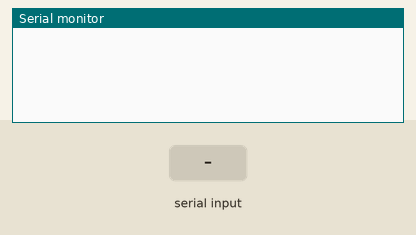
This sketch was run on a simulated Arduino Uno, built with avr-gcc and run on an emulated ATmega328P. Parts: the last lines printed to the serial monitor. The inputs (shaded band) are chosen by the test bench.

Above: at 1.2 s.
1.3 s: "1" received over the second serial link
At 2.5 s:
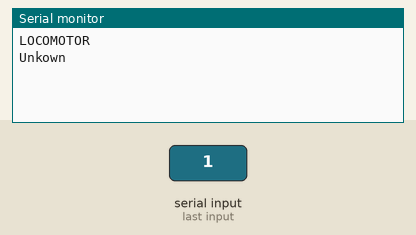
2.8 s: "2" received over the second serial link
At 4.0 s:
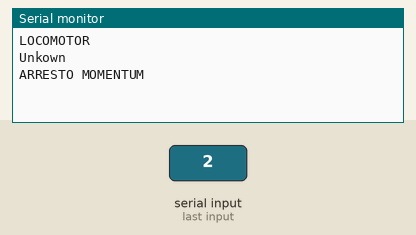
4.3 s: "3" received over the second serial link
At 5.4 s:
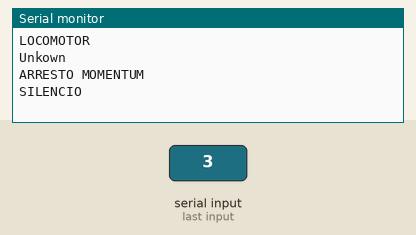
5.8 s: "4" received over the second serial link
At 6.6 s:
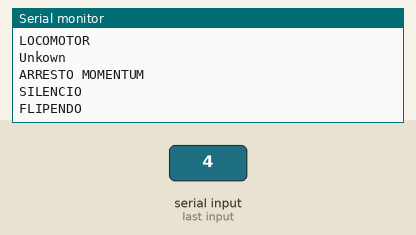

The sketch:

train_control.ino
```cpp
#include <SoftwareSerial.h>

SoftwareSerial BT(4,5);
int IRpin = 3;

int ForwardCode[9] = {6100, 580, 1600, 580, 1600, 580, 1600, 580, 710};
int ReverseCode[9] = {6100, 600, 1550, 650, 1550, 650, 650, 1500, 1600};
int StopCode[9] = {6000, 650, 1500, 700, 600, 1550, 650, 1600, 1450};
int WhistleCode[9] = {6000, 700, 1500, 700, 1450, 750, 550, 1600, 600};
int MuteCode[9] = {6100, 600, 1550, 650, 650, 1550, 1550, 650, 650};
int SteamCode[9] = {6050, 650, 1550, 600, 650, 1550, 1550, 650, 1500};
int LightCode[9] = {6050, 650, 1550, 650, 650, 1500, 700, 1500, 650};

char command;

void setup() {
  BT.begin(9600);
  Serial.begin(9600);
}

void IRsetup(void) {
  pinMode(IRpin, OUTPUT);
  digitalWrite(IRpin, LOW);
}

void IRcarrier(unsigned int IRtimemicroseconds)
{
  int i;
  for(i=0; i<(IRtimemicroseconds / 26); i++)
  {
    digitalWrite(IRpin, HIGH);
    delayMicroseconds(9);
    digitalWrite(IRpin, LOW);
    delayMicroseconds(9);
  }
}

void IRsendCode(size_t sz, int *code)
{
  for(int i = 0; i < sz; i++)
  {
    if ( (i%2) == 0)
    {
      IRcarrier(code[i]);
    } else
    {
      delayMicroseconds(code[i]);
    }
  }
}

void loop() {
  if (BT.available())
  {
    command = (BT.read());
    if (command == '1')
    {
      Serial.println("LOCOMOTOR");
      IRsendCode((sizeof(ForwardCode)/sizeof(ForwardCode[0])),ForwardCode);
    }if (command == '2'){
      Serial.println("ARRESTO MOMENTUM");
      IRsendCode((sizeof(StopCode)/sizeof(StopCode[0])),StopCode);
    }else if (command == '3'){
      Serial.println("SILENCIO");
      IRsendCode((sizeof(MuteCode)/sizeof(MuteCode[0])),MuteCode);
    } else if (command == '4'){
      Serial.println("FLIPENDO");
      //IRsendCode((sizeof(ForwardCode)/sizeof(ForwardCode[0])),ForwardCode);
    } else {
      Serial.println("Unkown");
    }
  }
}
```

Measured:
- after the input at 1.3 s, the serial monitor: prints a new line at once (image 1)
- after the input at 2.8 s, the serial monitor: prints a new line at once (image 2)
- after the input at 4.3 s, the serial monitor: prints a new line at once (image 3)
- after the input at 5.8 s, the serial monitor: prints a new line at once (image 4)
